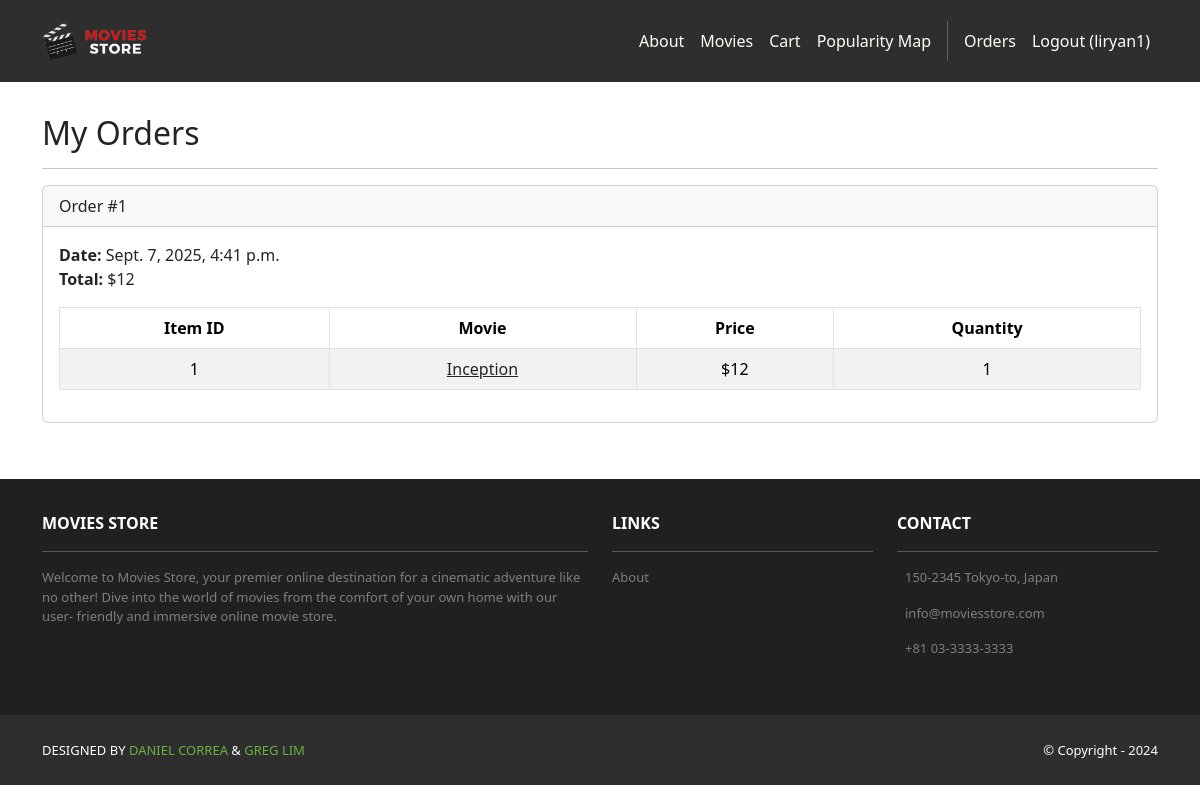
The page /accounts/orders/ (signed in) on the database as committed earlier.
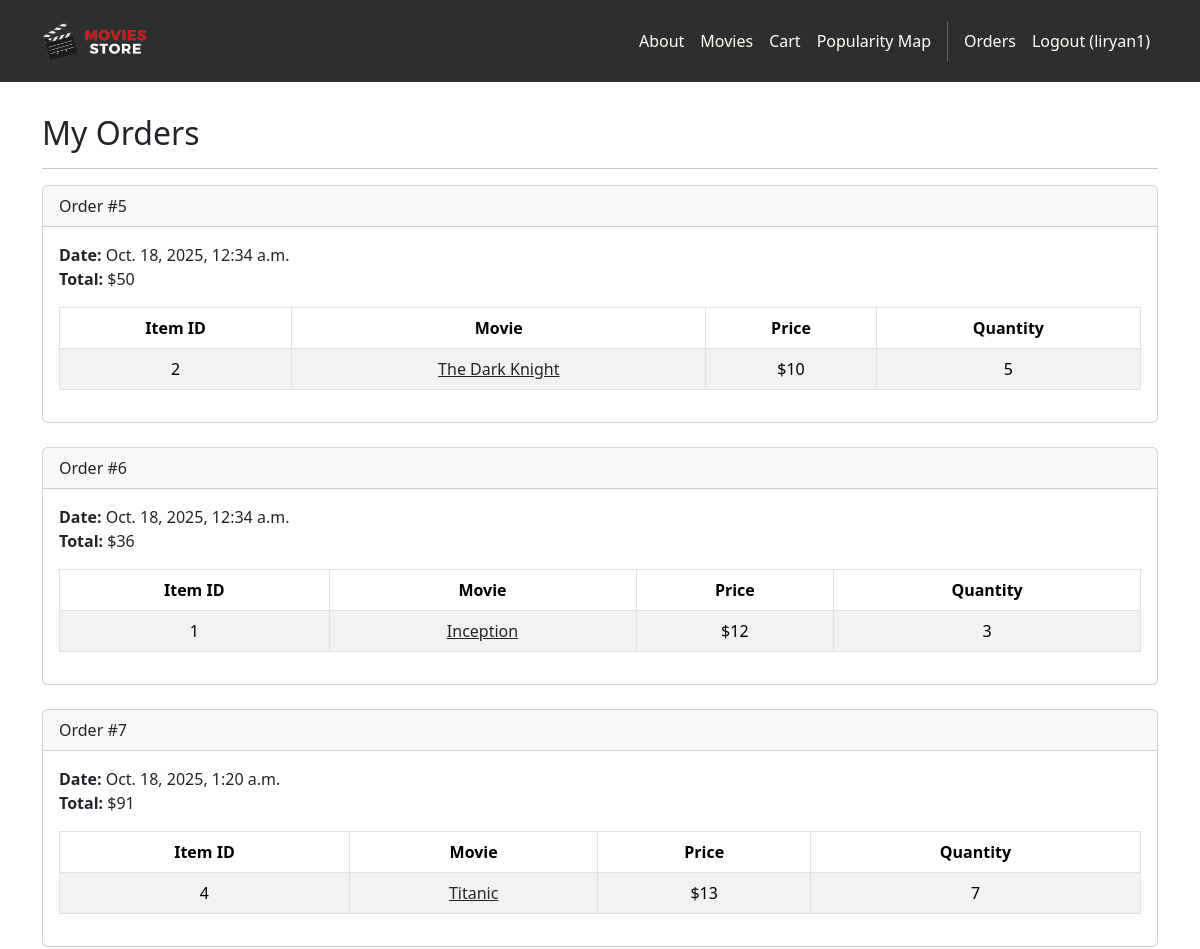
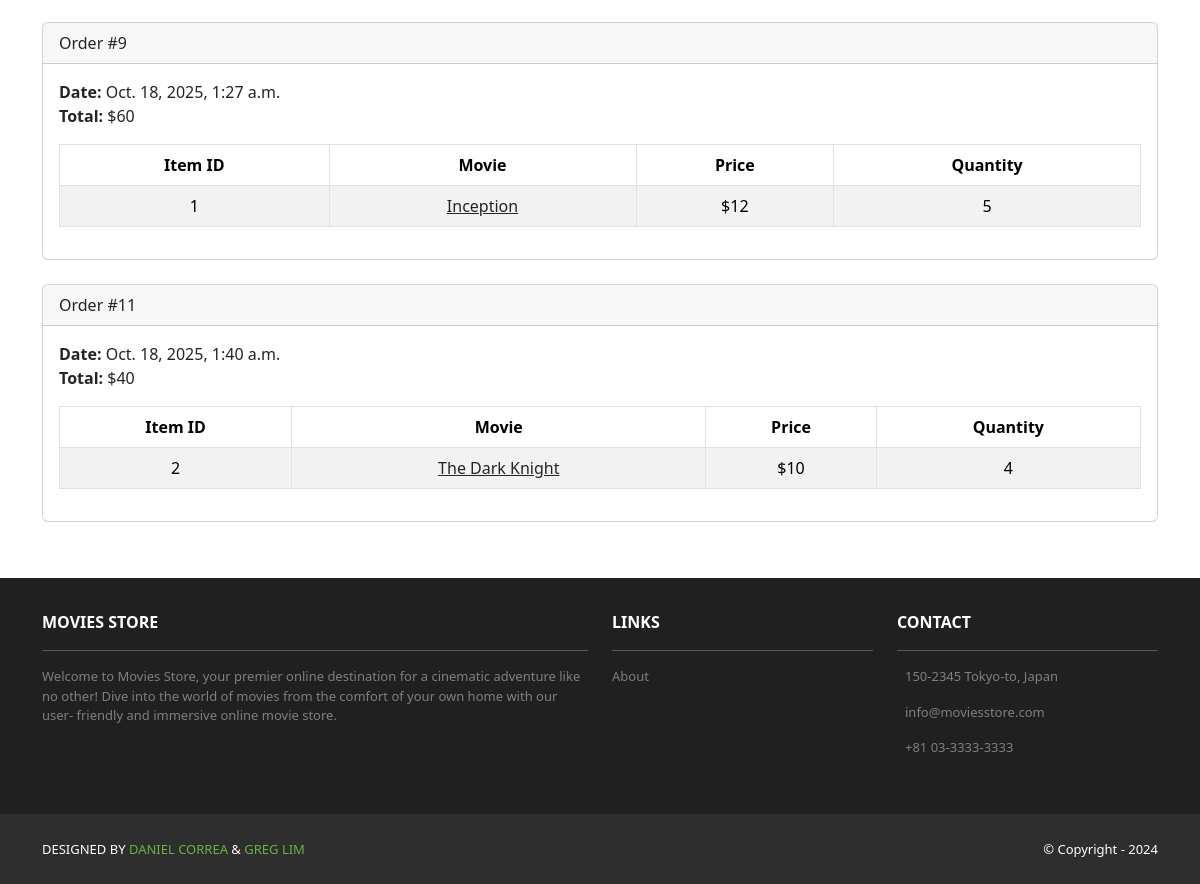
The same page on the database as committed later (2 pictures, top to bottom).
### cart/models.py (models this page shows, shortened)
class Order(models.Model):
    id = models.AutoField(primary_key=True)
    total = models.IntegerField()
    date = models.DateTimeField(auto_now_add=True)
    city = models.CharField(max_length=128, blank=True, default="")
    state = models.CharField(max_length=64, blank=True, default="")
    region_code = models.CharField(max_length=64, blank=True, default="")
    user = models.ForeignKey(User,
        on_delete=models.CASCADE)

class Item(models.Model):
    id = models.AutoField(primary_key=True)
    price = models.IntegerField()
    quantity = models.IntegerField()
    order = models.ForeignKey(Order,
        on_delete=models.CASCADE)
    movie = models.ForeignKey(Movie,
        on_delete=models.CASCADE)

### movies/models.py (models this page shows, shortened)
class Movie(models.Model):
    id = models.AutoField(primary_key=True)
    name = models.CharField(max_length=255)
    price = models.IntegerField()
    description = models.TextField()
    image = models.ImageField(upload_to='movie_images/')

### accounts/views.py (the view)
# urls.py: path('orders/', views.orders, name='accounts.orders'),
@login_required
def orders(request):
    template_data = {}
    template_data['title'] = 'Orders'
    template_data['orders'] = request.user.order_set.all()
    return render(request, 'accounts/orders.html',
        {'template_data': template_data})

### accounts/templates/accounts/orders.html
{% extends 'base.html' %}
{% block content %}
<div class="p-3">
  <div class="container">
    <div class="row mt-3">
      <div class="col mx-auto mb-3">
        <h2>My Orders</h2>
        <hr />
        {% for order in template_data.orders %}
        <div class="card mb-4">
          <div class="card-header">
            Order #{{ order.id }}
          </div>
          <div class="card-body">
            <b>Date:</b> {{ order.date }}<br />
            <b>Total:</b> ${{ order.total }}<br />
            <table class="table table-bordered
              table-striped text-center mt-3">
              <thead>
                <tr>
                  <th scope="col">Item ID</th>
                  <th scope="col">Movie</th>
                  <th scope="col">Price</th>
                  <th scope="col">Quantity</th>
                </tr>
              </thead>
              <tbody>
                {% for item in order.item_set.all %}
                <tr>
                  <td>{{ item.movie.id }}</td>
                  <td>
                    <a class="link-dark"
                      href="{% url 'movies.show'
                      id=item.movie.id %}">
                      {{ item.movie.name }}
                    </a>
                  </td>
                  <td>${{ item.movie.price }}</td>
                  <td>{{ item.quantity }}</td>
                </tr>
                {% endfor %}
              </tbody>
            </table>
          </div>
        </div>
        {% endfor %}
      </div>
    </div>
  </div>
</div>
{% endblock content %}

Rows that differ between the two databases and show on the page:
removed Order: id "1", date "Sept. 7, 2025, 4:41 p.m.", total "12"
removed Item: movie.id "1", movie.name "Inception", movie.price "12", quantity "1"
added Order: id "5", date "Oct. 18, 2025, 12:34 a.m.", total "50"
added Item: movie.id "2", movie.name "The Dark Knight", movie.price "10", quantity "5"
added Order: id "6", date "Oct. 18, 2025, 12:34 a.m.", total "36"
added Item: movie.id "1", movie.name "Inception", movie.price "12", quantity "3", shown under "6"
added Order: id "7", date "Oct. 18, 2025, 1:20 a.m.", total "91"
added Item: movie.id "4", movie.name "Titanic", movie.price "13", quantity "7"
added Order: id "9", date "Oct. 18, 2025, 1:27 a.m.", total "60"
added Item: movie.id "1", movie.name "Inception", movie.price "12", quantity "5", shown under "9"
added Order: id "11", date "Oct. 18, 2025, 1:40 a.m.", total "40"
added Item: movie.id "2", movie.name "The Dark Knight", movie.price "10", quantity "4", shown under "11"
